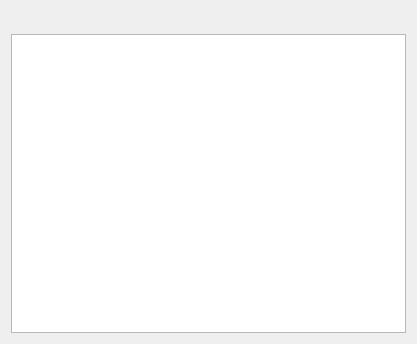
<?xml version="1.0" encoding="UTF-8"?>
<ui version="4.0">
 <class>TestsequenceEditor</class>
 <widget class="QWidget" name="TestsequenceEditor">
  <property name="geometry">
   <rect>
    <x>0</x>
    <y>0</y>
    <width>417</width>
    <height>344</height>
   </rect>
  </property>
  <property name="windowTitle">
   <string>Form</string>
  </property>
  <layout class="QVBoxLayout" name="verticalLayout">
   <item>
    <widget class="QToolBar" name="editMenu"/>
   </item>
   <item>
    <widget class="QTreeView" name="testView">
     <property name="font">
      <font>
       <family>Times New Roman</family>
       <pointsize>12</pointsize>
      </font>
     </property>
     <property name="wordWrap">
      <bool>true</bool>
     </property>
    </widget>
   </item>
  </layout>
 </widget>
 <resources/>
 <connections/>
</ui>
